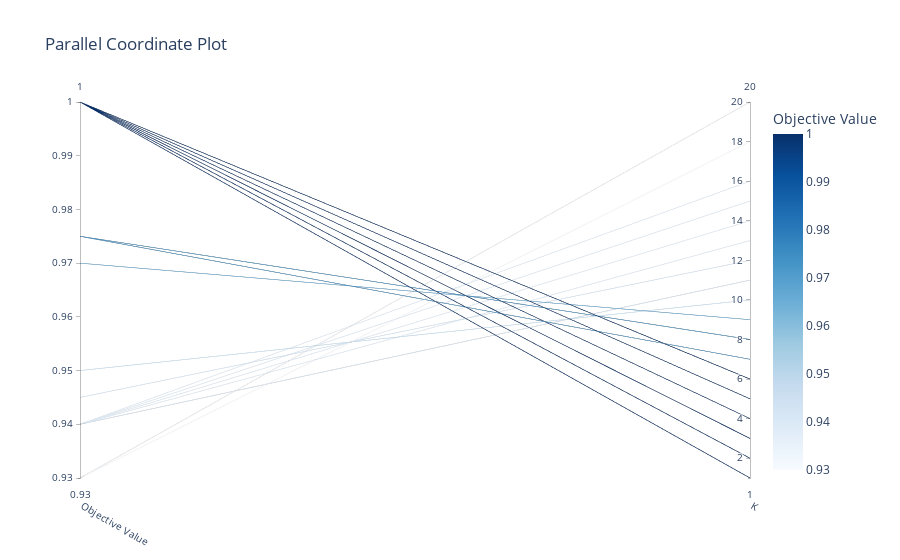

Notebook code cell kept with this figure:
### Code cell
optuna.visualization.plot_parallel_coordinate(studyKNN)

### Figure 1 — Plotly figure (JSON) as saved in the notebook; plotly's stock layout.template omitted (floating-point values rounded to 4 significant figures)
{"data": [{"dimensions": [{"label": "Objective Value", "range": [0.93, 1], "values": [0.94, 1, 0.94, 1, 0.94, 0.93, 0.975, 1, 1, 0.93, 1, 1, 1, 0.975, 0.97, 1, 1, 0.95, 1, 1, 0.945, 1, 1, 1, 1, 1, 0.975, 1, 1, 0.94, 1, 1, 1, 1, 1, 1, 0.94, 1, 0.975, 0.93, 1, 1, 1, 0.975, 0.975, 1, 0.97, 1, 0.94, 1]}, {"label": "K", "range": [1, 20], "values": [13, 4, 11, 5, 15, 20, 7, 1, 1, 18, 6, 5, 4, 8, 9, 4, 2, 10, 3, 6, 12, 1, 3, 1, 5, 3, 8, 5, 2, 14, 6, 1, 2, 4, 1, 3, 16, 2, 7, 20, 4, 6, 5, 7, 8, 4, 9, 2, 11, 3]}], "labelangle": 30, "labelside": "bottom", "line": {"color": [0.94, 1, 0.94, 1, 0.94, 0.93, 0.975, 1, 1, 0.93, 1, 1, 1, 0.975, 0.97, 1, 1, 0.95, 1, 1, 0.945, 1, 1, 1, 1, 1, 0.975, 1, 1, 0.94, 1, 1, 1, 1, 1, 1, 0.94, 1, 0.975, 0.93, 1, 1, 1, 0.975, 0.975, 1, 0.97, 1, 0.94, 1], "colorbar": {"title": {"text": "Objective Value"}}, "colorscale": [[0, "rgb(247,251,255)"], [0.125, "rgb(222,235,247)"], [0.25, "rgb(198,219,239)"], [0.375, "rgb(158,202,225)"], [0.5, "rgb(107,174,214)"], [0.625, "rgb(66,146,198)"], [0.75, "rgb(33,113,181)"], [0.875, "rgb(8,81,156)"], [1, "rgb(8,48,107)"]], "reversescale": false, "showscale": true}, "type": "parcoords"}], "layout": {"title": {"text": "Parallel Coordinate Plot"}}}
